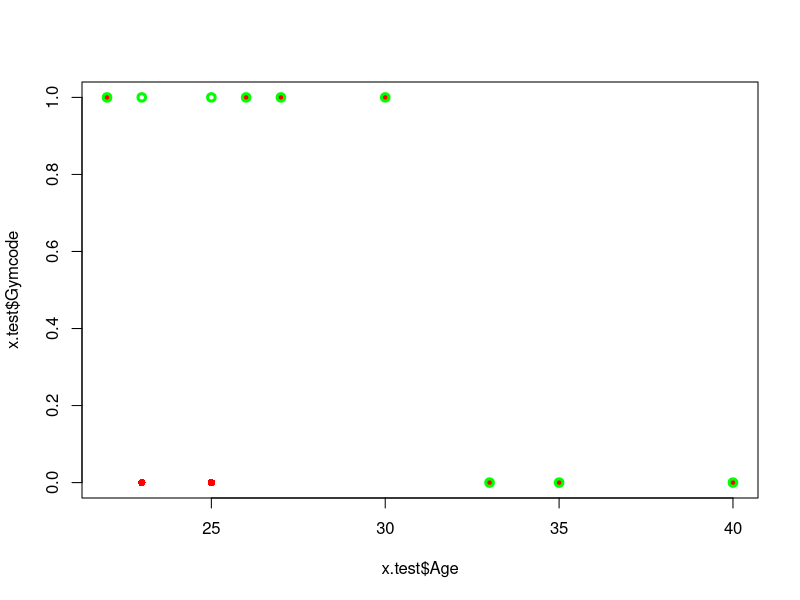
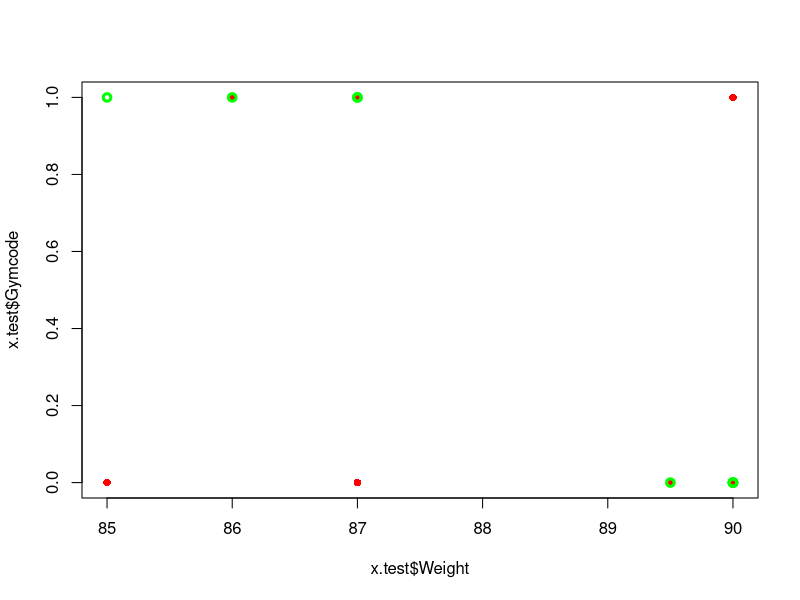

The R script that drew these images, in order: (Note: this script raises an error after producing the figures.)
##Linear Regression Classification

x=read.csv("employee.csv")
names(x)
dim(x)
head(x)
View(x)


#problem:::predict the class of employees in terms of whether they go to
  #gym or not

#Y=Gym [yes=1. no=0]
#X=Gender, Age, Weight, Whr

0.7*30

s=sample(nrow(x), 21)

x.train=x[s,]
x.test=x[-s,]

View(x.train)
View(x.test)
##Predict the MS of the employees let say using their Age, Gender, Salary
#Model 0 Whether sobd going to gym or NOT?
#we think that younger people are more likely to go to gym 

m0=lm(Gymcode~Age, data=x.train)

View(x.test)
m0_pr=predict(m0, x.test)
m0_pr

gym_pred=ifelse(m0_pr>0.5, 1, 0)   ##to create a dummy variable
gym_pred
x.test$Gymcode

table(x.test$Gymcode, gym_pred)   #confussion matrix
##wrog classifications 22%     Error Rate
plot(x.test$Age, x.test$Gymcode, col='red', pch=16)
points(x.test$Age, gym_pred, col='green', lwd=3)


names(x)
###Model 1
m1=lm(Gymcode~Weight, data=x.train)
m1_pr=predict(m1, x.test)
m1_pr
gym_pred1=ifelse(m1_pr>0.5, 1, 0)
gym_pred1
#ms_pred1
##plot(x.test$Age, m1_pr)
table(x.test$Gymcode, gym_pred1)
###Error rate= 2/6=33%
plot(x.test$Weight, x.test$Gymcode, col='red', pch=16)
points(x.test$Weight, gym_pred1, col='green', lwd=3)

###Suppose we choose model 1 how we use this for the new data
Weight.new=data.frame(Weight=c(60, 90, 85))
pr_new_data=predict(m1, Weight.new)
pr_new_data
cl_new_data=ifelse(pr_new_data>0.5, 1,0)
cl_new_data

names(x)
head(x$Gender, x$GenCode)
###
m2=lm(Gymcode~Weight+GenCode, data=x.train)
m2_pr=predict(m2, x.test)
m2_pr
gym_pred2=ifelse(m2_pr>0.5, 1, 0)
gym_pred2

table(x.test$Gymcode, gym_pred2)

###Choose m2 over m0 and m1

newData=data.frame(Weight=c(60, 90, 85), 
                   GenCode=c(0, 1, 1))
newData
pr_new_data=predict(m2, newData)
pr_new_data
cl_new_data=ifelse(pr_new_data>0.5, 1,0)
cl_new_data
